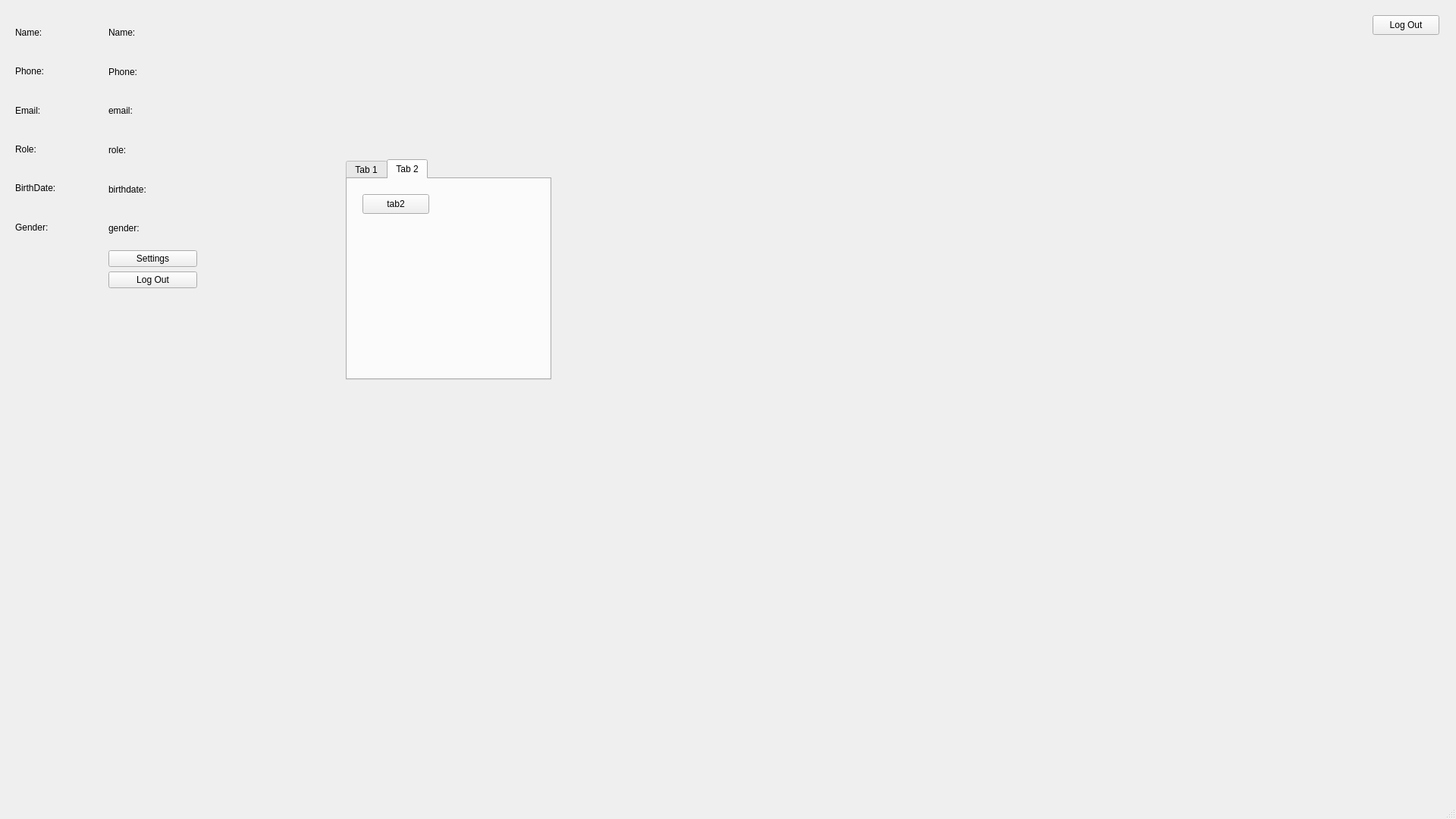
<?xml version="1.0" encoding="UTF-8"?>
<ui version="4.0">
 <class>MainWindow</class>
 <widget class="QMainWindow" name="MainWindow">
  <property name="geometry">
   <rect>
    <x>0</x>
    <y>0</y>
    <width>1920</width>
    <height>1080</height>
   </rect>
  </property>
  <property name="windowTitle">
   <string>MainWindow</string>
  </property>
  <widget class="QWidget" name="centralwidget">
   <widget class="QPushButton" name="logoutButton">
    <property name="geometry">
     <rect>
      <x>1810</x>
      <y>20</y>
      <width>88</width>
      <height>26</height>
     </rect>
    </property>
    <property name="text">
     <string>Log Out</string>
    </property>
   </widget>
   <widget class="QToolButton" name="toolButton">
    <property name="geometry">
     <rect>
      <x>20</x>
      <y>20</y>
      <width>120</width>
      <height>40</height>
     </rect>
    </property>
    <property name="sizePolicy">
     <sizepolicy hsizetype="MinimumExpanding" vsizetype="Preferred">
      <horstretch>0</horstretch>
      <verstretch>0</verstretch>
     </sizepolicy>
    </property>
    <property name="text">
     <string>Dentist</string>
    </property>
    <property name="checkable">
     <bool>false</bool>
    </property>
    <property name="popupMode">
     <enum>QToolButton::InstantPopup</enum>
    </property>
   </widget>
   <widget class="QWidget" name="userInfoPopup" native="true">
    <property name="enabled">
     <bool>true</bool>
    </property>
    <property name="geometry">
     <rect>
      <x>20</x>
      <y>20</y>
      <width>240</width>
      <height>360</height>
     </rect>
    </property>
    <property name="autoFillBackground">
     <bool>true</bool>
    </property>
    <layout class="QHBoxLayout" name="horizontalLayout">
     <item>
      <layout class="QVBoxLayout" name="verticalLayout">
       <item>
        <widget class="QLabel" name="label">
         <property name="text">
          <string>Name:</string>
         </property>
        </widget>
       </item>
       <item>
        <widget class="QLabel" name="label_4">
         <property name="text">
          <string>Phone:</string>
         </property>
        </widget>
       </item>
       <item>
        <widget class="QLabel" name="label_5">
         <property name="text">
          <string>Email:</string>
         </property>
        </widget>
       </item>
       <item>
        <widget class="QLabel" name="label_6">
         <property name="text">
          <string>Role:</string>
         </property>
        </widget>
       </item>
       <item>
        <widget class="QLabel" name="label_3">
         <property name="text">
          <string>BirthDate:</string>
         </property>
        </widget>
       </item>
       <item>
        <widget class="QLabel" name="label_2">
         <property name="text">
          <string>Gender:</string>
         </property>
        </widget>
       </item>
       <item>
        <spacer name="verticalSpacer">
         <property name="orientation">
          <enum>Qt::Vertical</enum>
         </property>
         <property name="sizeType">
          <enum>QSizePolicy::Fixed</enum>
         </property>
         <property name="sizeHint" stdset="0">
          <size>
           <width>20</width>
           <height>58</height>
          </size>
         </property>
        </spacer>
       </item>
      </layout>
     </item>
     <item>
      <layout class="QVBoxLayout" name="verticalLayout_3">
       <item>
        <widget class="QLabel" name="nameLabel">
         <property name="text">
          <string>Name:</string>
         </property>
        </widget>
       </item>
       <item>
        <widget class="QLabel" name="phoneLabel">
         <property name="text">
          <string>Phone:</string>
         </property>
        </widget>
       </item>
       <item>
        <widget class="QLabel" name="emailLabel">
         <property name="text">
          <string>email:</string>
         </property>
        </widget>
       </item>
       <item>
        <widget class="QLabel" name="roleLabel">
         <property name="text">
          <string>role:</string>
         </property>
        </widget>
       </item>
       <item>
        <widget class="QLabel" name="birthdateLabel">
         <property name="text">
          <string>birthdate:</string>
         </property>
        </widget>
       </item>
       <item>
        <widget class="QLabel" name="genderLabel">
         <property name="text">
          <string>gender:</string>
         </property>
        </widget>
       </item>
       <item>
        <widget class="QPushButton" name="editInfoButton">
         <property name="text">
          <string>Settings</string>
         </property>
        </widget>
       </item>
       <item>
        <widget class="QPushButton" name="logoutButton_2">
         <property name="text">
          <string>Log Out</string>
         </property>
        </widget>
       </item>
      </layout>
     </item>
    </layout>
   </widget>
   <widget class="QTabWidget" name="Tab2">
    <property name="geometry">
     <rect>
      <x>456</x>
      <y>210</y>
      <width>271</width>
      <height>291</height>
     </rect>
    </property>
    <property name="currentIndex">
     <number>1</number>
    </property>
    <widget class="QWidget" name="tab">
     <attribute name="title">
      <string>Tab 1</string>
     </attribute>
     <widget class="QPushButton" name="pushButton">
      <property name="geometry">
       <rect>
        <x>10</x>
        <y>10</y>
        <width>88</width>
        <height>26</height>
       </rect>
      </property>
      <property name="text">
       <string>Tab1</string>
      </property>
     </widget>
    </widget>
    <widget class="QWidget" name="tab_2">
     <attribute name="title">
      <string>Tab 2</string>
     </attribute>
     <widget class="QPushButton" name="pushButton_2">
      <property name="geometry">
       <rect>
        <x>20</x>
        <y>20</y>
        <width>88</width>
        <height>26</height>
       </rect>
      </property>
      <property name="text">
       <string>tab2</string>
      </property>
     </widget>
    </widget>
   </widget>
  </widget>
  <widget class="QMenuBar" name="menubar">
   <property name="geometry">
    <rect>
     <x>0</x>
     <y>0</y>
     <width>1920</width>
     <height>23</height>
    </rect>
   </property>
  </widget>
  <widget class="QStatusBar" name="statusbar"/>
 </widget>
 <resources/>
 <connections/>
</ui>
